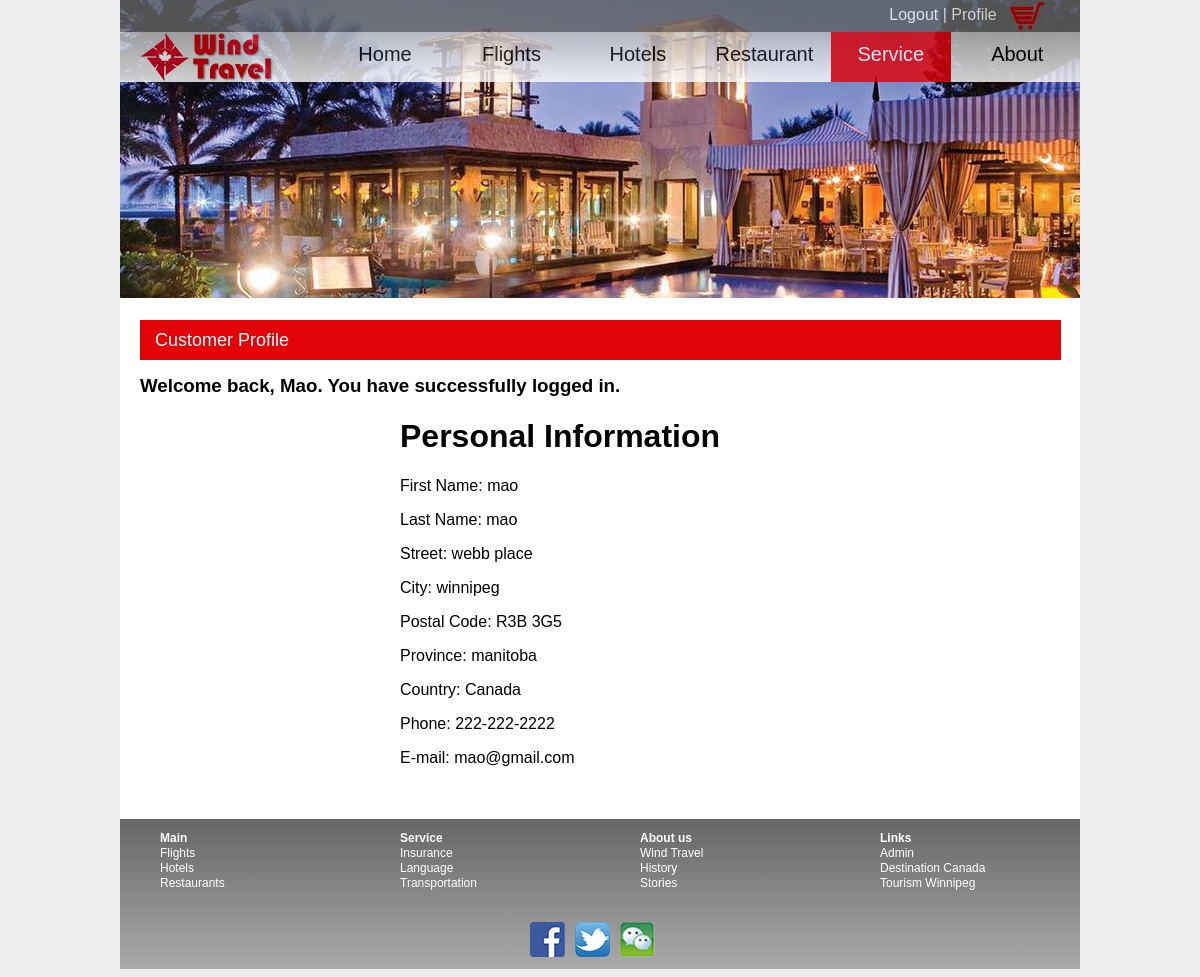
Page /profile.php (signed in) on the committed database.
### tables this page shows
CREATE TABLE IF NOT EXISTS `customer` (
  `customer_id` int(11) NOT NULL AUTO_INCREMENT,
  `first_name` varchar(255) DEFAULT NULL,
  `last_Name` varchar(255) DEFAULT NULL,
  `street` varchar(255) DEFAULT NULL,
  `city` varchar(255) DEFAULT NULL,
  `postal_code` varchar(255) DEFAULT NULL,
  `province` varchar(255) DEFAULT NULL,
  `country` varchar(255) DEFAULT NULL,
  `phone` varchar(255) DEFAULT NULL,
  `email` varchar(255) DEFAULT NULL,
  `password` varchar(255) DEFAULT NULL,
  `deleted` tinyint(1) NOT NULL DEFAULT 0,
  `created_at` datetime NOT NULL DEFAULT current_timestamp(),
  `updated_at` datetime DEFAULT NULL,
  PRIMARY KEY (`customer_id`)
);

### public/profile.php (the view, shortened to what this page needs)
<?php
if(!empty($_SESSION['success'])) {
	$flash_message = $_SESSION['success'];
}
if(isset($_SESSION['logged_in'])){
$dbh=new PDO(DB_DSN, DB_USER, DB_PASS);
  $dbh->setAttribute(PDO::ATTR_ERRMODE, PDO::ERRMODE_EXCEPTION);
  $query="select
              customer.first_name as 'First Name',
              customer.last_name as 'Last Name',
              customer.street as 'Street',
              customer.city as 'City',
              customer.postal_code as 'Postal Code',
              customer.province as 'Province',
              customer.country as 'Country',
              customer.phone as 'Phone',
              customer.email as 'E-mail'
              from customer
              where customer_id=:customer_id";
  $params=array(':customer_id'=>$_SESSION['user_id']);
  $stmt=$dbh->prepare($query);
  $stmt->execute($params);
  $user=$stmt->fetch(PDO::FETCH_ASSOC);
}
include '../includes/header.inc.php';
?>
 <body>
    <div id="wrapper">
      <header style="height: 300px;">
        <img src="images/service.jpg" alt="Servicess" />
      </header>
<?php include '../includes/nav.inc.php'; ?>
      <div id="contentservice">
      <div class="titleservice">Customer Profile</div>
      <?php if(!empty($flash_message)) echo "<h3 style='text-align=center;'> $flash_message</h3>"; ?>
      <?php if(isset($_SESSION['logged_in'])):?>
      <div style="width: 420px; margin: 0 auto;">
        <h1>Personal Information</h1>
        <?php foreach($user as $key=>$value): ?>
         <p><?=$key?>: <?=$value?></p>
        <?php endforeach; ?>
      </div>
    <?php endif;?><br/><br/>
    </div>
<?php include '../includes/footer.inc.php'; ?>

### public/css/desktop.css (style rules this page uses)
body { font-family: Arial, sans-serif; font-size: 16px; background-color: #eee; margin-top: 0; }
#wrapper { background-color: #fff; width: 960px; margin: 0 auto; position: relative; }
header { background-size:contain; height: 450px; background-repeat: no-repeat; position: relative; }

### public/css/mobile.css (style rules this page uses)
body { font-family: Arial, sans-serif; font-size: 16px; margin: 0; }
#wrapper { width: 100%; position: relative; }
header { height: 30vw; width: 100%; background-color: #fff; background-image: url(bg1.jpg); background-size: auto; background-repeat: no-repeat; }

### public/css/service.css (style rules this page uses)
#contentservice { background-color: #fff; min-height: 300px; padding-top: 20px; padding-left: 20px; position: relative; }
.titleservice { float: left; font-size: 18px; width: 906px; height: 30px; background-color: #e20308; margin-bottom: 15px; padding-top: 10px; padding-left: 15px; color: #fff; }

### public/css/print.css (style rules this page uses)
body { font-family: Arial, sans-serif; font-size: 16px; }
#wrapper { width: 100%; }
header { height: 450px; }

### rows in the picture
customer: first_name "mao", last_Name "mao", street "webb place", city "winnipeg", postal_code "R3B 3G5", province "manitoba", country "Canada", phone "222-222-2222", email "mao@gmail.com"

### other values in the picture
$flash_message "Welcome back, Mao. You have successfully logged in."
$key "First Name"
$key "Last Name"
$key "Street"
$key "City"
$key "Postal Code"
$key "Province"
$key "Country"
$key "Phone"
$key "E-mail"
